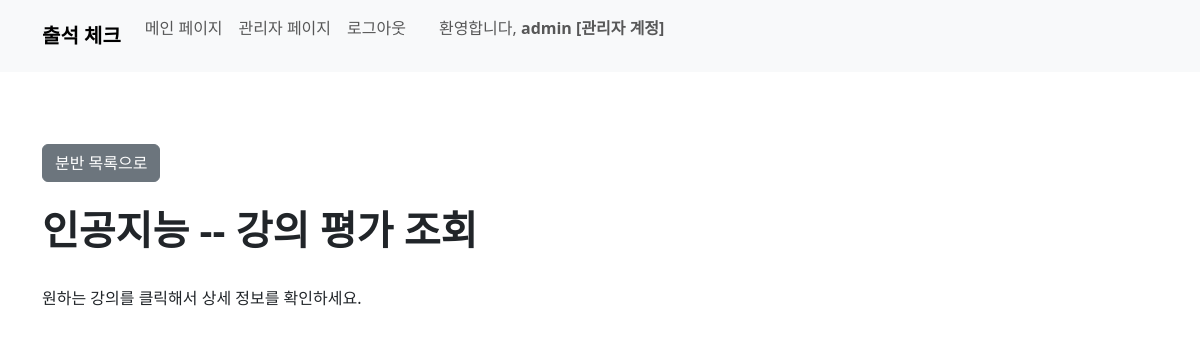
/survey/course_survey/1 (signed in), run on an earlier commit of the app's database.
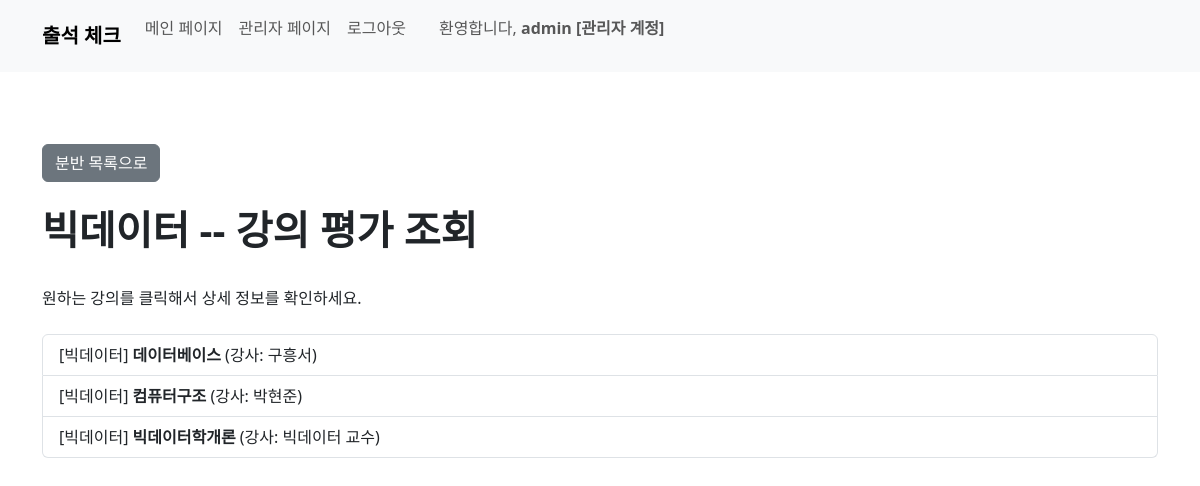
And on a later commit of the database.
### user/models.py (models this page shows)
class Division(models.Model):
    name = models.CharField(max_length=50)
    def __str__(self):
        return self.name

### course/models.py (models this page shows, shortened)
class Course(models.Model):
    course_name = models.CharField(max_length=50)
    teacher_name = models.CharField(max_length=20)
    division_name = models.ForeignKey(Division, on_delete=models.CASCADE)
    start_date = models.DateField()
    start_at = models.TimeField()
    end_at = models.TimeField()
    hours = models.IntegerField()

### survey/views.py (the view)
# urls.py: path('course_survey/<int:pk>', views.survey_list, name='survey_list'),
@user_passes_test(lambda u: u.is_staff, login_url='/') # 권한 없으면 홈으로
def survey_list(request, pk):
    division = Division.objects.get(pk=pk)
    course = Course.objects.filter(division_name_id=pk)
    context = {
        'division': division,
        'course': course,
        }
    return render(request, 'survey/survey_list.html', context)

### survey/templates/survey/survey_list.html (shortened to what this page needs)
{% load static %}
{% load django_bootstrap5 %}
{% bootstrap_css %}
<!DOCTYPE html>
<html>
<head>
</head>
<body>
  {% include 'home/navbar.html' %}
  <br><br><br>
    <div class="container">
    <a class="btn btn-secondary" href="{% url 'survey:survey_division_list' %}" role="button">분반 목록으로</a>
    <br><br>
      <h1><b>{{ division.name }} -- 강의 평가 조회</b></h1>
      <br>
      원하는 강의를 클릭해서 상세 정보를 확인하세요.
      <br><br>
      <div class="list-group">
        {% for c in course %}
          <a href="{% url 'survey:survey_detail' c.pk %}" class="list-group-item list-group-item-action">
            [{{ c.division_name }}] <b>{{ c.course_name }}</b> (강사: {{ c.teacher_name }})
          </a>
        {% endfor %}
      </div>
  </div>
</body>
</html>

What changed in the data, as far as the page shows it:
changed Division: name "인공지능" → "빅데이터"
now on this page (row edited): Course: division_name "빅데이터", course_name "데이터베이스", teacher_name "구흥서"
added Course: division_name "빅데이터", course_name "컴퓨터구조", teacher_name "박현준"
added Course: division_name "빅데이터", course_name "빅데이터학개론", teacher_name "빅데이터 교수"
